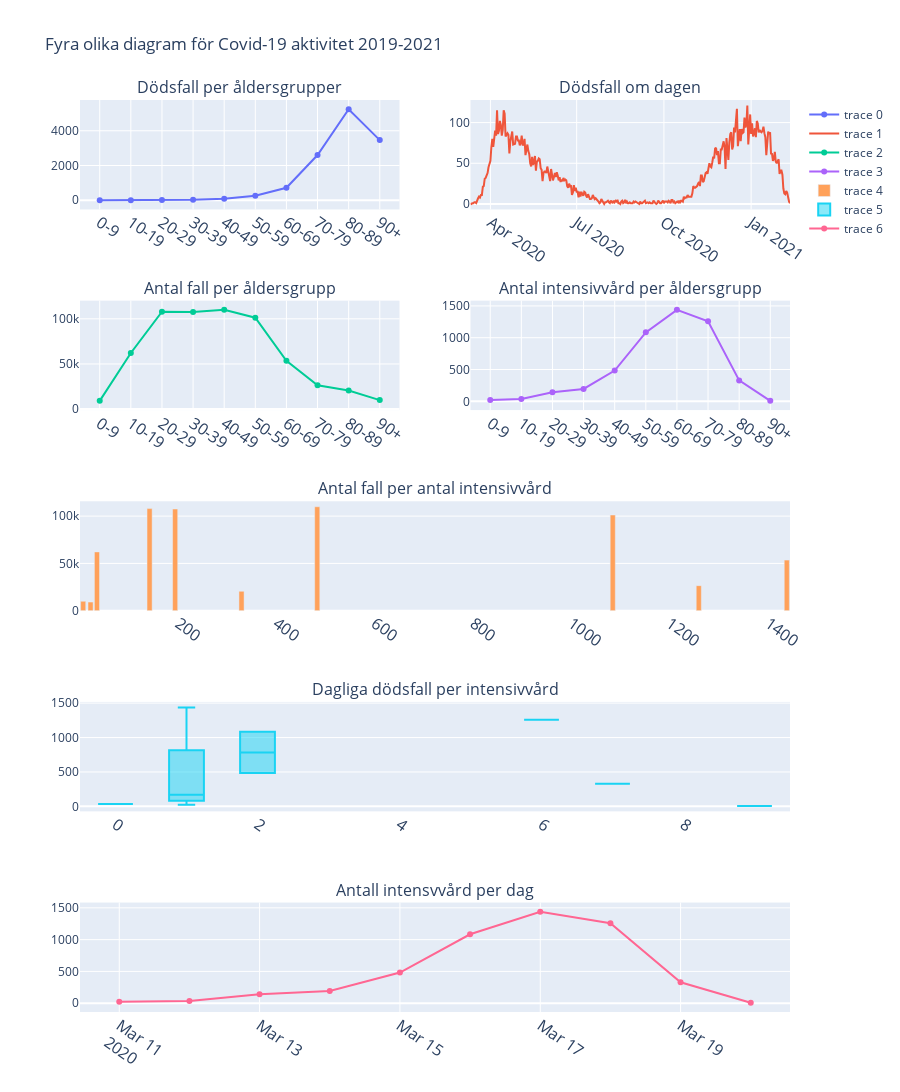

Source (notebook cell):
### Code cell
import pandas as pd                                 # \
import plotly.express as px                         # Importerar moduler för att kunna lösa in
import plotly.graph_objects as go                   # filer och printa de i graphs.
from plotly.subplots import make_subplots           # /

df = pd.read_csv("National_Total_Deaths.csv")       # Löser in filen "National_Total_Deaths"
df0 = pd.read_csv('National_Deaths.csv')            # Löser in filen "National_Deaths"

Age = df["Age_Group"]                    # \
Cases = df["Total_Cases"]                # Här skapar jag 4 variabler från filen "National_Total_Deaths"
Admission = df["Total_ICU_Admissions"]   # Variablerna är till för att kunna åtanvändas senare.
Deaths = df["Total_Deaths"]              # /

Date = df0["Date"]                       # Här skapar jag yttligare 2 variabler från en annan fil,
DDeaths = df0["National_Daily_Deaths"]   # för att kunnas återanvändas flera gånger under kodningen.

fig = make_subplots(        # Här skapar jag variablen "fig" och denfinierar den för att göra subplots.
    rows=5, cols=2,         # Här bestämmer jag hur många rader och kolumner den kommer innehålla.
    subplot_titles=("Dödsfall per åldersgrupper", "Dödsfall om dagen", "Antal fall per åldersgrupp", "Antal intensivvård per åldersgrupp", "Antal fall per antal intensivvård", "Dagliga dödsfall per intensivvård", "Antall intensvvård per dag"),    # Subtitlar för varje graf där jag lagt till en liten beskrivning,
                                                                             # till alla grafer.
                                # Specs bestämmer hur dina rader och kolumner ska vara strukturerade.
    specs=[[{}, {}],                # "{}, {}" Det här säger att två grafer ska fylla måsvingarna, 
        [{}, {}],                   # eftersom det är 2 kolumner så ska båda fyllas i 2 rader.
        [{"colspan": 2}, None],     # Jag har bestämt så att det är 5 rader och 2 kolumner per rad,
        [{"colspan": 2}, None],     # vad ("colspan": 2) gör är att grafen inuti tar upp plats för 2,
        [{"colspan": 2}, None]],    # grafer och lägger "None" för att visa att kol:2 ska vara tom.
    print_grid=False)               # Den här koden används bara för att printa hur strukturen ska se ut

fig.add_trace(go.Scatter(x=Age, y=Deaths), row=1, col=1)    # Här skapas 4 "Scatter" grafer från de,
fig.add_trace(go.Scatter(x=Date, y=DDeaths), row=1, col=2)  # 4 första variablerna i df filen,
fig.add_trace(go.Scatter(x=Age, y=Cases), row=2, col=1)     # Sedan bestäms det också i vilken rad och
fig.add_trace(go.Scatter(x=Age, y=Admission), row=2, col=2) # kolumn som graferna ska vara i.

fig.add_trace(go.Bar(x=Admission, y=Cases), row=3, col=1)   # Istället för "Scatter" en "Bar" graf

fig.add_trace(go.Box(x=DDeaths, y=Admission), row=4, col=1) # Istället för "Scatter" en "Box" graf

fig.add_trace(go.Line(x=Date, y=Admission), row=5, col=1)   # Istället för "Scatter" en "Line" graf

fig.update_xaxes(tickangle=35, tickfont=dict( size=16)) # Här ändras utseendet på variablerna under
                                                        # graferna (Bestämmer text lutning och storlek)
fig.update_layout(height=1200, width=900,       # Ändrar storleken på mallen under.
    title_text="Fyra olika diagram för Covid-19 aktivitet 2019-2021")   # Ger mallen en huvudrubrik.
fig.show()  # Printar ut allt

### Figure 1 — Plotly figure (JSON) as saved in the notebook; plotly's stock layout.template omitted (floating-point values rounded to 4 significant figures; data arrays with more than 128 entries replaced by an {"elided": "..."} marker saying what was removed)
{"data": [{"type": "scatter", "x": ["0-9", "10-19", "20-29", "30-39", "40-49", "50-59", "60-69", "70-79", "80-89", "90+"], "xaxis": "x", "y": [7, 3, 15, 33, 81, 261, 721, 2605, 5239, 3463], "yaxis": "y"}, {"type": "scatter", "x": {"elided": "338 str values"}, "xaxis": "x2", "y": {"elided": "338 int values"}, "yaxis": "y2"}, {"type": "scatter", "x": ["0-9", "10-19", "20-29", "30-39", "40-49", "50-59", "60-69", "70-79", "80-89", "90+"], "xaxis": "x3", "y": [9127, 62180, 107936, 107508, 109903, 101188, 53511, 26476, 20538, 9980], "yaxis": "y3"}, {"type": "scatter", "x": ["0-9", "10-19", "20-29", "30-39", "40-49", "50-59", "60-69", "70-79", "80-89", "90+"], "xaxis": "x4", "y": [22, 35, 142, 194, 483, 1084, 1438, 1259, 329, 7], "yaxis": "y4"}, {"type": "bar", "x": [22, 35, 142, 194, 483, 1084, 1438, 1259, 329, 7], "xaxis": "x5", "y": [9127, 62180, 107936, 107508, 109903, 101188, 53511, 26476, 20538, 9980], "yaxis": "y5"}, {"type": "box", "x": {"elided": "338 int values"}, "xaxis": "x6", "y": [22, 35, 142, 194, 483, 1084, 1438, 1259, 329, 7], "yaxis": "y6"}, {"type": "scatter", "x": {"elided": "338 str values"}, "xaxis": "x7", "y": [22, 35, 142, 194, 483, 1084, 1438, 1259, 329, 7], "yaxis": "y7"}], "layout": {"annotations": [{"font": {"size": 16}, "showarrow": false, "text": "Dödsfall per åldersgrupper", "x": 0.225, "xanchor": "center", "xref": "paper", "y": 1, "yanchor": "bottom", "yref": "paper"}, {"font": {"size": 16}, "showarrow": false, "text": "Dödsfall om dagen", "x": 0.775, "xanchor": "center", "xref": "paper", "y": 1, "yanchor": "bottom", "yref": "paper"}, {"font": {"size": 16}, "showarrow": false, "text": "Antal fall per åldersgrupp", "x": 0.225, "xanchor": "center", "xref": "paper", "y": 0.78, "yanchor": "bottom", "yref": "paper"}, {"font": {"size": 16}, "showarrow": false, "text": "Antal intensivvård per åldersgrupp", "x": 0.775, "xanchor": "center", "xref": "paper", "y": 0.78, "yanchor": "bottom", "yref": "paper"}, {"font": {"size": 16}, "showarrow": false, "text": "Antal fall per antal intensivvård", "x": 0.5, "xanchor": "center", "xref": "paper", "y": 0.56, "yanchor": "bottom", "yref": "paper"}, {"font": {"size": 16}, "showarrow": false, "text": "Dagliga dödsfall per intensivvård", "x": 0.5, "xanchor": "center", "xref": "paper", "y": 0.34, "yanchor": "bottom", "yref": "paper"}, {"font": {"size": 16}, "showarrow": false, "text": "Antall intensvvård per dag", "x": 0.5, "xanchor": "center", "xref": "paper", "y": 0.12, "yanchor": "bottom", "yref": "paper"}], "height": 1200, "title": {"text": "Fyra olika diagram för Covid-19 aktivitet 2019-2021"}, "width": 900, "xaxis": {"anchor": "y", "domain": [0, 0.45], "tickangle": 35, "tickfont": {"size": 16}}, "xaxis2": {"anchor": "y2", "domain": [0.55, 1], "tickangle": 35, "tickfont": {"size": 16}}, "xaxis3": {"anchor": "y3", "domain": [0, 0.45], "tickangle": 35, "tickfont": {"size": 16}}, "xaxis4": {"anchor": "y4", "domain": [0.55, 1], "tickangle": 35, "tickfont": {"size": 16}}, "xaxis5": {"anchor": "y5", "domain": [0, 1], "tickangle": 35, "tickfont": {"size": 16}}, "xaxis6": {"anchor": "y6", "domain": [0, 1], "tickangle": 35, "tickfont": {"size": 16}}, "xaxis7": {"anchor": "y7", "domain": [0, 1], "tickangle": 35, "tickfont": {"size": 16}}, "yaxis": {"anchor": "x", "domain": [0.88, 1]}, "yaxis2": {"anchor": "x2", "domain": [0.88, 1]}, "yaxis3": {"anchor": "x3", "domain": [0.66, 0.78]}, "yaxis4": {"anchor": "x4", "domain": [0.66, 0.78]}, "yaxis5": {"anchor": "x5", "domain": [0.44, 0.56]}, "yaxis6": {"anchor": "x6", "domain": [0.22, 0.34]}, "yaxis7": {"anchor": "x7", "domain": [0, 0.12]}}}
